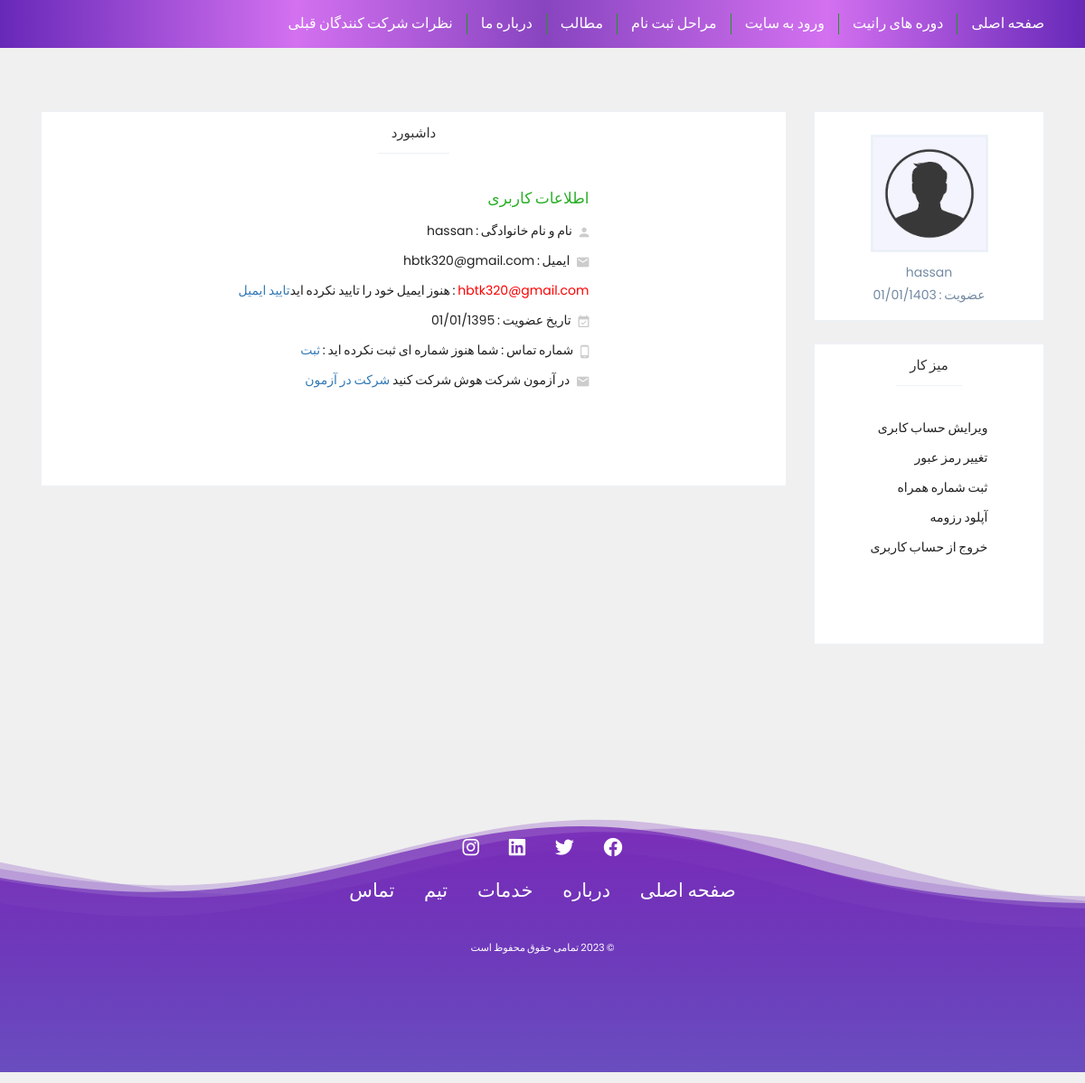
/user/account (signed in), run on the app's committed database.
### runnit_project/models.py (models this page shows, shortened)
class User(db.Model):
    user_id = db.Column(db.Integer, primary_key=True)
    firstname = db.Column(db.String(50), nullable=False)
    lastname = db.Column(db.String(50), nullable=False)
    email = db.Column(db.String(100), unique=True, nullable=False)
    email_verified = db.Column(db.Boolean, default=False)
    phone_number = db.Column(db.String(15), nullable=True)
    profile_pic = db.Column(db.String(200))
    resume = db.Column(db.String(150), nullable=True)  # Stores the resume file path
    resume_approved = db.Column(SQLAEnum(ResumeStatus), nullable=True)
    iqtest_score = db.Column(db.Integer, nullable=True)
    _password = db.Column(db.String(250), nullable=False)
    is_admin = db.Column(db.Boolean, default=False)
    is_superuser = db.Column(db.Boolean, default=False)
    is_authenticated = db.Column(db.Boolean, default=False)
    posts = db.relationship('Post', backref='user', lazy=True)
    comments = db.relationship('Comment', backref='user', lazy=True)
    ratings = db.relationship('Rating', backref='user', lazy=True)
    resume = db.relationship("Resume", back_populates="user", uselist=False)  # uselist=False ensures one-to-one
    course = db.relationship('Course', backref='user', lazy=True)
    iqtest = db.relationship('IQTest', backref='user', lazy=True)
    type = db.Column(db.String(50))
    @property
    def password(self):
        raise AttributeError("password is not a readable attribute")

### runnit_project/routes.py (the view)
@login_required
@app.route('/user/account')
def user_account():
    user_id= session['user_id']
    user = User.query.filter_by(user_id = user_id).first()
    return render_template("account.html",user = user)

### run.py (called while the page is built, shortened)
@app.before_request
def create_initials():
    if not "language" in session:
        session["language"] = 'fa'
    global initialization_done

### runnit_project/templates/account.html (shortened to what this page needs)
{% extends './shared/base.html' %}
{% block content %}
<main>
    <div class="container">
        <div class="user-account">
            <div class="row">
                <div class="col-md-3 col-sm-4 col-xs-12">
                    <aside>
                        <div class="avatar-layer">
                            <div class="img-layer">
                                <img src="{{ url_for('static', filename=user.profile_pic.replace('static/', '').replace('runnit_project/', '').replace('\\', '/')) }}">
                            </div>
                            <div class="detail">
                                <span>  {{user.firstname}}</span>
                                <span> عضویت : 01/01/1403 </span>
                            </div>
                        </div>
                        <section>
                            <header><h3> میز کار </h3></header>
                            <div class="inner">
                                <ul>
                                    <li><a href=""> ویرایش حساب کابری </a></li>
                                    <li><a href=""> تغییر رمز عبور </a></li>
                                    <li><a href="{{url_for('enter_phone')}}"> ثبت شماره همراه</a></li>
                              <li><a href="{{url_for('upload_resume')}}"> {% if user.resume %}آپدیت رزومه{% else %} آپلود رزومه{% endif %}
                                        </a></li>
                                    <li><a href="{{url_for('logout')}}"> خروج از حساب کاربری </a></li>
                                </ul>
                            </div>
                        </section>
                    </aside>
                </div>
                <div class="col-md-9 col-sm-8 col-xs-12">
                    <section class="user-account-content">
                        <header><h1> داشبورد </h1></header>
                        <div class="inner">
                            <div class="account-information">
                                <h3> اطلاعات کاربری </h3>
                                <ul>
                                    <li> <i class="zmdi zmdi-account"></i> نام و نام خانوادگی : {{user.firstname}} {{user.latname}} </li>
                                    <li> <i class="zmdi zmdi-email"></i> ایمیل : {{user.email}}</li>
                                    <li>{% if user.email_verified == false %} <span style="color:red;" > {{user.email}}</span> : هنوز ایمیل خود را تایید نکرده اید<a href="{{url_for('verify_email')}}">تایید ایمیل</a> {% else %}<span style="color:green;" >ایمیل تایید شده</span>{% endif %}</li>
                                    <li> <i class="zmdi zmdi-calendar-check"></i> تاریخ عضویت : 01/01/1395 </li>
                                    <li> <i class="zmdi zmdi-smartphone-android"></i> شماره تماس : {%if user.phone %}{{user.phone}}{% else %}شما هنوز شماره ای ثبت نکرده اید : <a href="{{url_for('enter_phone')}}"> ثبت </a>{% endif %}</li>
                                    <li> <i class="zmdi zmdi-email"></i>{% if user.iqtest_score or user.iqtest_score == 0 %}نمره شما در تست : {{user.iqtest_score}} </li>{% else %} در آزمون شرکت هوش شرکت کنید <a href="{{url_for('submit_iq_test',user_id = user.user_id)}}">شرکت در آزمون</a>{% endif %}
                                </ul>
                            </div>
                        </div>
                    </section>
                </div>
            </div>
        </div>
    </div>
</main>
{% endblock %}

### runnit_project/static/css/style.css (style rules this page uses)
html { overflow-x: hidden; }
body { margin: 0; padding: 0; font-family: 'BYekan'; font-size: 14px; word-spacing: -1px; background-color: #fff }
a:link,a:hover,a:active { text-decoration: none; outline: 0 !important }
i,span,label,a { display: inline-block; font-weight: normal; }
ul { list-style: none !important; list-style-type: none !important; margin: 0; padding: 0 }
h1,h2,h3,h4,h5,h6 { font-size: 15px; margin: 0; padding: 0 }
img { max-width: 100% }
a,i,input[type="submit"], form button { -webkit-transition : all 0.2s linear 0s; -moz-transition : all 0.2s linear 0s; -ms-transition : all 0.2s linear 0s; -o-transition : all 0.2s linear 0s; transition : all 0.2s linear 0s }
main { padding: 35px 0 45px }
.user-account aside > section, .user-account .avatar-layer { border:1px solid #ecf1f8; margin-bottom: 25px; background-color: #fff }
.user-account .avatar-layer .img-layer { margin: 25px auto 0; position: relative; z-index: 1; width: 130px; height: 130px; position: relative; display: -webkit-box; display: -webkit-flex; display: -ms-flexbox; display: flex; -webkit-box-align: center; -webkit-align-items: center; -ms-flex-align: center; align-items: center; -webkit-box-pack: center; -webkit-justify-content: center; -ms-flex-pack: center; justify-content: center; }
.user-account .avatar-layer .img-layer img { width: 130px; height: 130px; border:3px solid #ecf1f8; z-index: 1; position: relative; }
.user-account .avatar-layer .detail { width: 100%; padding: 10px 0 15px; text-align: center; }
.user-account .avatar-layer .detail span { font-size: 14px; word-spacing: -1px; line-height: 25px; color: #7389a3; display: block; }
.user-account aside > section header { padding: 5px 15px; border-bottom: 1px solid #ecf1f8 }
.user-account aside > section header h3 { font-size: 15px; line-height: 35px; }
.user-account aside > section .inner { padding: 10px 15px }
.user-account aside > section .inner ul li a { display: block; font-size: 14px; line-height: 25px; padding: 4px 0; color: #222 }
.user-account .user-account-content { border:1px solid #ecf1f8; margin-bottom: 25px; background-color: #fff; }
.user-account .user-account-content > header { padding: 5px 15px; border-bottom: 1px solid #ecf1f8 }
.user-account .user-account-content > header h1 { font-size: 15px; line-height: 35px; }
.user-account .user-account-content .inner { padding: 20px }
.user-account .user-account-content .inner .account-information h3 { font-size: 17px; margin-bottom: 10px; color: #2aaf27 }
.user-account .user-account-content .inner .account-information ul li { display: block; font-size: 14px; line-height: 25px; padding: 4px 0; color: #222 }
.user-account .user-account-content .inner .account-information ul li i { margin-left: 5px; position: relative; top: 3px; font-size: 16px; color: #ccc }

### runnit_project/static/css/style3.css (style rules this page uses)
section { display: flex; flex-direction: column; justify-content: flex-end; gap: 30px; padding-bottom: 80px; padding-left: 60px; width: 100%; }
@media (width > 420px) { section { align-items: center; padding-left: 0; gap: 20px; } }

### runnit_project/templates/shared/FooterComponent.html (style rules this page uses)
body { font-family: 'Poppins', sans-serif; margin: 0; padding: 0; background-color: #f0f0f0; }

### data on the page
User: profile_pic (placeholder picture), firstname "hassan", email "hbtk320@gmail.com"
